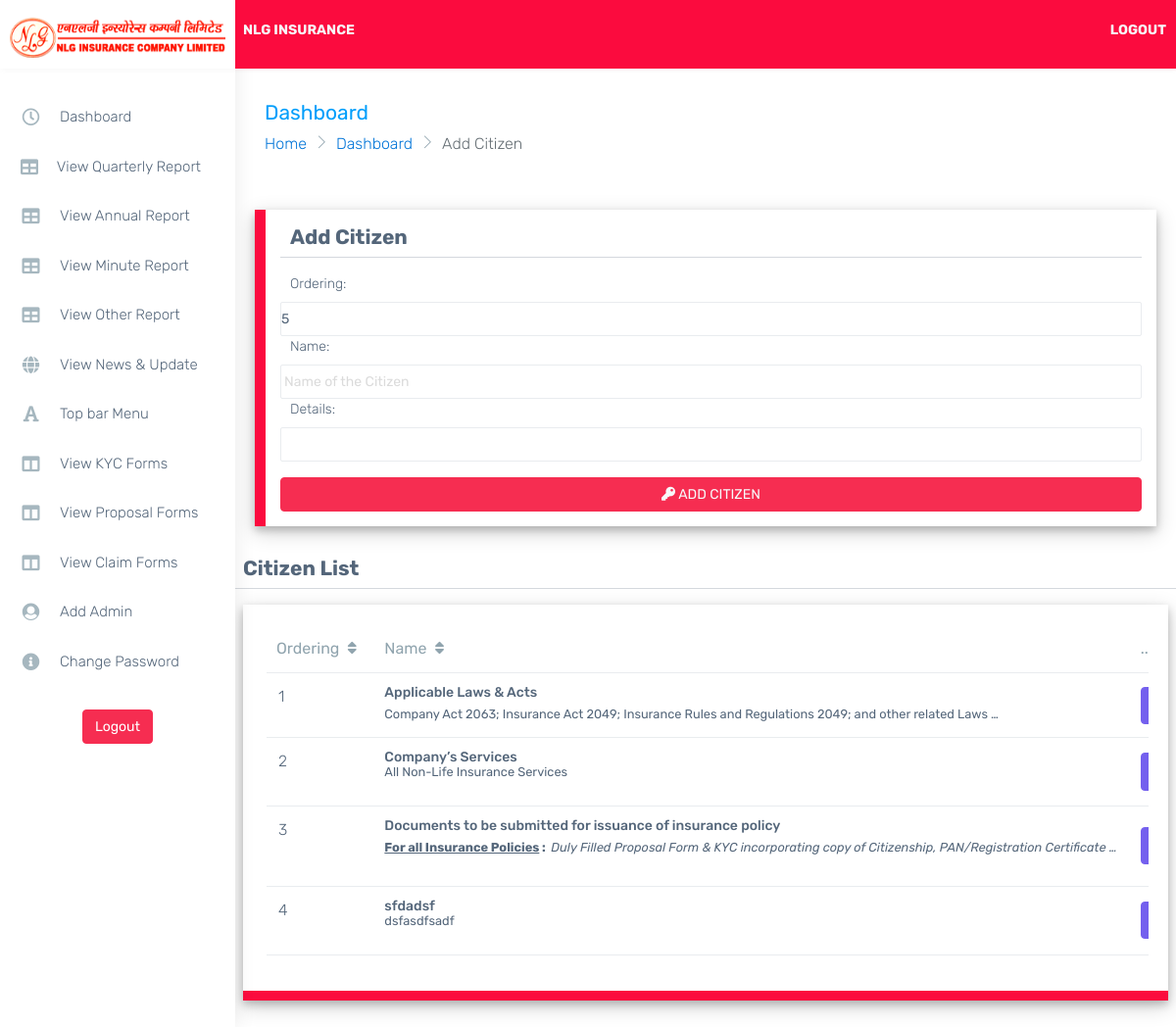
Page /addCitizen on the committed database.
### landing/models.py (models this page shows, shortened)
class Citizen(models.Model):
    ordering = models.IntegerField()
    name = models.CharField(max_length=500, null = True, blank= True, )
    details = RichTextUploadingField(null = True, blank= True, )
    objects = models.Manager()

### manager/views.py (the view)
# urls.py: path('addCitizen', views.addCitizen, name='addCitizen'),
def addCitizen(request):
    form = CitizenF(request.POST or None)
    agent = Citizen.objects.all().order_by('ordering')
    form.fields['ordering'].initial = agent.count()+1
    dist = {
        'form':form,
        'data':agent
    }
    if form.is_valid():
        form.save()
        messages.success(request, "Citizen Saved Succesfully")
        return HttpResponseRedirect(reverse('manager:addCitizen'))
    else:
        return render(request, 'manager/addCitizen.html',dist )
    return render(request, 'manager/addCitizen.html',dist )

### manager/forms.py
class CitizenF(forms.ModelForm):
    def __init__(self, *args, **kwargs):
        super(CitizenF, self).__init__(*args, **kwargs)
        for visible in self.visible_fields():
            visible.field.widget.attrs['class'] = 'form-control ps-0 form-control-line'
    class Meta:
        model = Citizen
        fields = ('__all__')
        widgets={
            'ordering':forms.NumberInput(attrs={'class':'form-control ps-0 form-control-line'}),
            'name':forms.TextInput(attrs={'placeholder':'Name of the Citizen'}),
            'details':CKEditorUploadingWidget()
        }

### templates/manager/addCitizen.html (shortened to what this page needs)
{% extends "manager/dashboard.html" %}
{% block inner %}
<div class="page-breadcrumb">
    <div class="row align-items-center">
        <div class="col-md-6 col-8 align-self-center">
            <h3 class="page-title mb-0 p-0">Dashboard</h3>
            <div class="d-flex align-items-center">
                <nav aria-label="breadcrumb">
                    <ol class="breadcrumb">
                        <li class="breadcrumb-item"><a href="{%url 'landing:landing'%}">Home</a></li>
                        <li class="breadcrumb-item"><a href="{%url 'manager:dashboard'%}">Dashboard</a></li>
                        <li class="breadcrumb-item active" aria-current="page">Add Citizen</li>
                    </ol>
                </nav>
            </div>
        </div>
    </div>
</div>
    <form action="" method="post" style="width: 100%; padding: 30px;" enctype="multipart/form-data">
        <div class="row formbox">
            <h3>Add Citizen</h3>
            <hr>
            {{form}}
            <br>
            <button class="mt-3 btn btn-danger btn-block text-light" id="submit"> <i class="fa fa-key"></i> ADD CITIZEN </button>
        </div>
    </form>
    <div class="row ps-2 pe-2">
        <H3>Citizen List</H3>
        <hr>
        <div class="col-sm-12">
            <div class="card">
                <div class="card-body">
                    <div class="table-responsive">
                        <table class="table stylish-table no-wrap" id="tableSort">
                            <thead>
                                <tr>
                                  <th class="border-top-0" onclick="sortTable(0)">Ordering <i class="fa fa-sort p-1"></i></th>
                                  <th class="border-top-0" onclick="sortTable(1)"> Name <i class="fa fa-sort p-1"></i></th>
                                    <th class="border-top-0">......</th>
                                </tr>
                            </thead>
                            <tbody>
                                {% for i in data %}
                                    <tr>
                                        <td>
                                          {{i.ordering}}
                                        </td>
                                        <td class="align-middle">
                                            <h6> {{i.name}} </h6>
                                            <small>{{i.details|safe|truncatewords:15}}</small>
                                        </td>
                                        <td class="align-middle">
                                            <a href="{%url 'manager:editCitizen' i.id%}">
                                                <button class="text-light btn btn-sm btn-primary">
                                                </button>
                                            </a>
                                        </td>
                                    </tr>
                                {% endfor %}
                            </tbody>
                        </table>
                    </div>
                </div>
            </div>
        </div>
    </div>
{% endblock inner %}

### templates/manager/dashboard.html (style rules this page uses)
.card { box-shadow: 0 4px 8px 0 rgb(0 0 0 / 20%), 0 6px 20px 0 rgb(0 0 0 / 19%)!important; }
.formbox { background-color: white; padding: 15px; box-shadow: 0 4px 8px 0 rgb(0 0 0 / 20%), 0 6px 20px 0 rgb(0 0 0 / 19%)!important; }
.card { border-bottom: 10px solid #fb0b3e; cursor: pointer; }
.formbox { border-left: 11px solid #fb0b3e; }
*::placeholder { color: rgb(219, 219, 219)!important; padding-left: 3px; }

### rows in the picture
Citizen: ordering "1", name "Applicable Laws & Acts", details "Company Act 2063; Insurance Act 2049; Insurance Rules and Regulations 2049; and other related Laws …"
Citizen: ordering "2", name "Company’s Services", details "All Non-Life Insurance Services"
Citizen: ordering "3", name "Documents to be submitted for issuance of insurance policy", details "For all Insurance Policies : Duly Filled Proposal Form & KYC incorporating copy of Citizenship, PAN/Registration Certificate …"
Citizen: ordering "4", name "sfdadsf", details "dsfasdfsadf"
